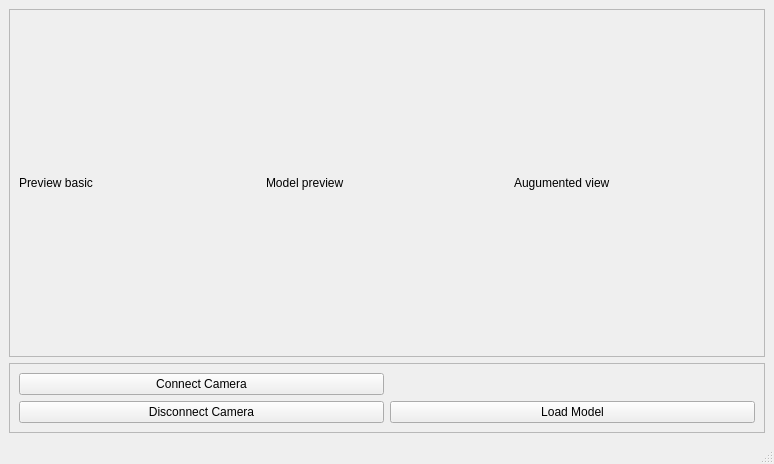
<?xml version="1.0" encoding="UTF-8"?>
<ui version="4.0">
 <class>MainWindow</class>
 <widget class="QMainWindow" name="MainWindow">
  <property name="geometry">
   <rect>
    <x>0</x>
    <y>0</y>
    <width>774</width>
    <height>464</height>
   </rect>
  </property>
  <property name="windowTitle">
   <string>MainWindow</string>
  </property>
  <widget class="QWidget" name="centralwidget">
   <layout class="QVBoxLayout" name="verticalLayout">
    <item>
     <widget class="QFrame" name="frame">
      <property name="frameShape">
       <enum>QFrame::StyledPanel</enum>
      </property>
      <property name="frameShadow">
       <enum>QFrame::Raised</enum>
      </property>
      <layout class="QHBoxLayout" name="horizontalLayout_2">
       <item>
        <widget class="QLabel" name="basic_preview_label">
         <property name="text">
          <string>Preview basic</string>
         </property>
        </widget>
       </item>
       <item>
        <widget class="QLabel" name="model_preview_label">
         <property name="text">
          <string>Model preview</string>
         </property>
        </widget>
       </item>
       <item>
        <widget class="QLabel" name="augumented_preview_label">
         <property name="text">
          <string>Augumented view</string>
         </property>
        </widget>
       </item>
      </layout>
     </widget>
    </item>
    <item>
     <widget class="QFrame" name="frame_2">
      <property name="sizePolicy">
       <sizepolicy hsizetype="MinimumExpanding" vsizetype="Maximum">
        <horstretch>0</horstretch>
        <verstretch>0</verstretch>
       </sizepolicy>
      </property>
      <property name="frameShape">
       <enum>QFrame::StyledPanel</enum>
      </property>
      <property name="frameShadow">
       <enum>QFrame::Raised</enum>
      </property>
      <layout class="QGridLayout" name="gridLayout">
       <item row="1" column="0">
        <widget class="QPushButton" name="disconnect_btn">
         <property name="text">
          <string>Disconnect Camera</string>
         </property>
        </widget>
       </item>
       <item row="1" column="2">
        <widget class="QPushButton" name="load_btn">
         <property name="text">
          <string>Load Model</string>
         </property>
        </widget>
       </item>
       <item row="0" column="0">
        <widget class="QPushButton" name="connect_btn">
         <property name="text">
          <string>Connect Camera</string>
         </property>
        </widget>
       </item>
      </layout>
     </widget>
    </item>
   </layout>
  </widget>
  <widget class="QMenuBar" name="menubar">
   <property name="geometry">
    <rect>
     <x>0</x>
     <y>0</y>
     <width>774</width>
     <height>22</height>
    </rect>
   </property>
  </widget>
  <widget class="QStatusBar" name="statusbar"/>
 </widget>
 <resources/>
 <connections/>
</ui>
